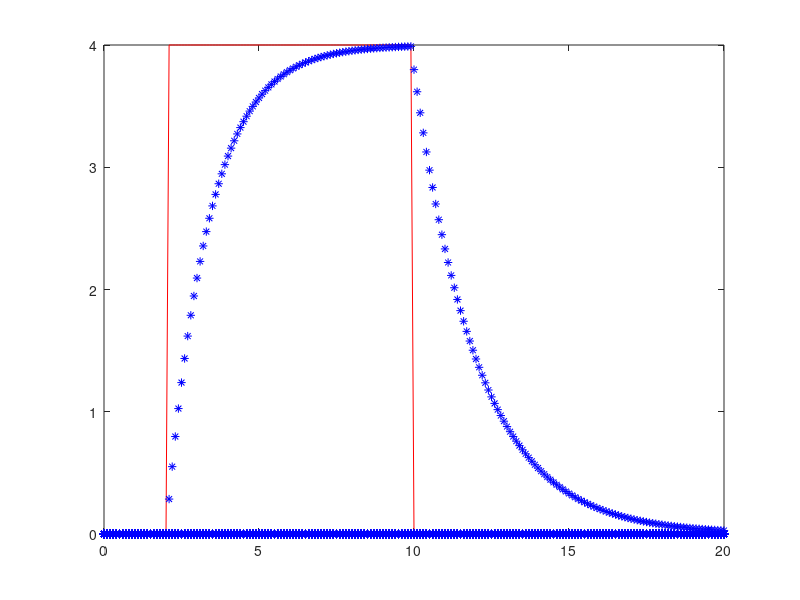

Write MATLAB code to recreate this figure.
n = 0:0.1:20;
Ts = 0.1; %sampling frequency
tau_r = 1.3;
tau_d = 2.0;
previous_sensor_reading = 0.0;
x = zeros(length(n));
sensor_reading = zeros(length(n));
for i = 1:length(n)
    if n(i) < 2
        x(i) = 0;
    end
    if n(i) > 2 && n(i)<10
        x(i) = 4;
    end
    if n(i) > 10 && n(i) < 20
        x(i) = 0;
    end
end

alpha = 0;
%sensor simulation
for i = 1:length(n)
    if x(i) > previous_sensor_reading 
        alpha = Ts / (tau_r + Ts); %rising phase
    else
        alpha = Ts/ (tau_d + Ts);  %decay phase   
    end
    sensor_reading(i) = alpha * x(i) +  (1-alpha) * previous_sensor_reading;
    previous_sensor_reading = sensor_reading(i);
end

plot(n,x,'-r')
hold on
plot(n,sensor_reading, '*b')
